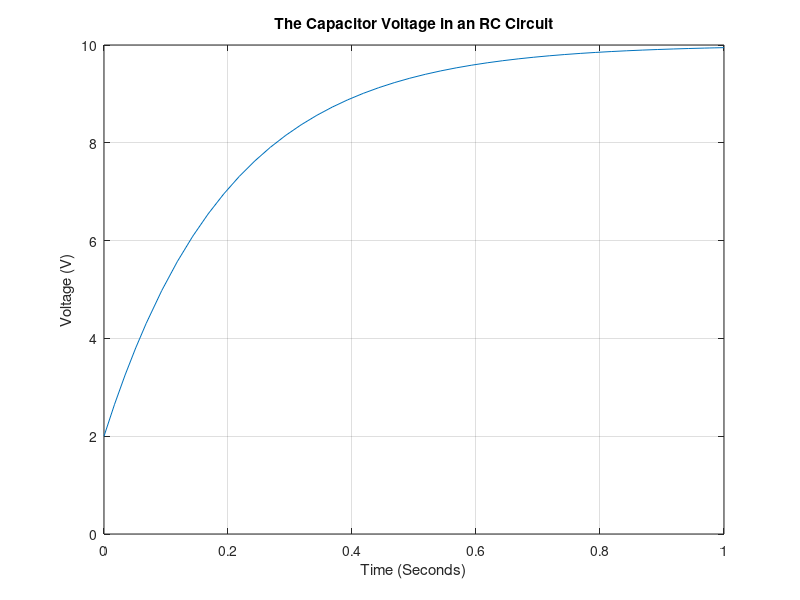

Write MATLAB code to recreate this figure.
%Lab 14.5 - RC Circuit Application

%define constants that we're given
RC = 0.2;
%initial voltage across the capacitor
Vi = 2;
%applied voltage
Va = 10;

%use ode45 to solve the differential equation we are given
%solving for voltage after 0.25 seconds
[t,V] = ode45(@(t,V) (1/RC)*(Va-V), [0 0.25], Vi);
%using length of V to get the last value (right at .25 seconds) to then
%report that voltage. Very clever!
n = length(V);
fprintf("The voltage after 0.25s is %.2f V\n",V(n))

%solving for voltage after 0.5 seconds
[t,V] = ode45(@(t,V) (1/RC)*(Va-V), [0 0.5], Vi);
n = length(V);
fprintf("The voltage after 0.5s is %.2f V\n",V(n))

%solving for voltage after 1.0 seconds
[t,V] = ode45(@(t,V) (1/RC)*(Va-V), [0 1.0], Vi);
n = length(V);
fprintf("The voltage after 1s is %.2f V\n",V(n))

%now we want to find how long it takes for the voltage to reach 8 volts
%using logical comparison
%NOTICE HOW WE JUST USE THE V WE FOUND FROM THE ode45 FUNCTION. I'M
%ASSUMING SINCE THE FINAL V (FOR 1.0 SECONDS) INCLUDES VALUES BEFORE AND
%AFTER 8 VOLTS (SINCE THE MAX IS 9.95 VOLTS)
near8Volts = V>7.9 & V<8.1;
%filtering the time array with the logical array above
time8V = t(near8Volts);
fprintf("The capacitor reaches 8 volts at %.2f seconds\n",time8V)
plot(t,V)
ylim([0 10])
grid on
title("The Capacitor Voltage in an RC Circuit")
ylabel("Voltage (V)")
xlabel("Time (Seconds)")

%LED even after unplugged, will still not go out completely, this is due to
%there still being some charge in the capacitor. Should always be conscious
%of this
